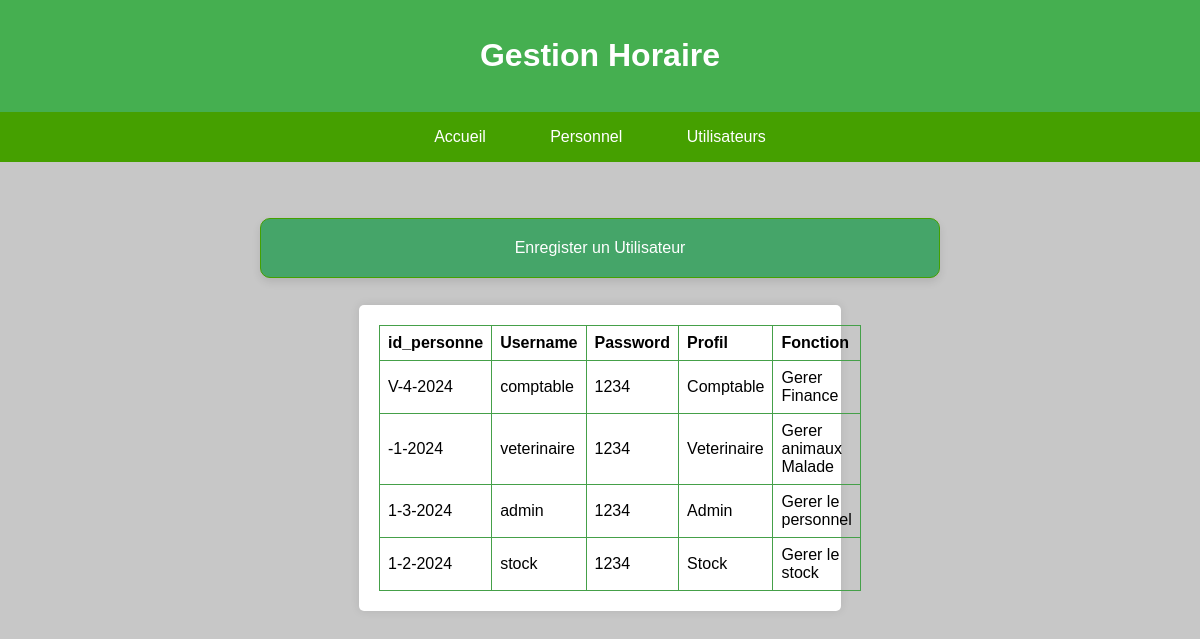
The app's page /admin/GestionUtilisateur/rechercheUtilisateur.php with its own data.
### tables this page shows
CREATE TABLE `utilisateur` (
  `ID` int(11) NOT NULL,
  `id_personne` varchar(60) NOT NULL,
  `username` varchar(25) NOT NULL,
  `password` varchar(25) NOT NULL,
  `profil` varchar(12) DEFAULT NULL,
  `fonction` varchar(20) NOT NULL
);

### admin/idToNom.php (called while the page is built)
<?php
function idToNom($connexion,$id_profil) {
    $sqlcountPersonne = "SELECT Nom FROM profil WHERE id_profil = ?";
    $stmtsqlcountPersonne = $connexion->prepare($sqlcountPersonne);
    $stmtsqlcountPersonne->execute([$id_profil]);
    return $stmtsqlcountPersonne->fetchColumn();
}
?>

### admin/GestionUtilisateur/rechercheUtilisateur.php (the view, shortened to what this page needs)
<!DOCTYPE html>
<html lang="en">
<head>
</head>
<body>
  <header>
    <h1>Gestion Horaire</h1>
  </header>
  <?php
    include("../subMenu.php");
  ?>
  <section>
    <div class="card1">
      <a href="operation.php">Enregister un Utilisateur</a>
    </div>
    <div class="table">
    <table>
            <tr>
              <th>id_personne</th>
              <th>Username</th>
              <th>Password</th>
              <th>Profil</th>
              <th>Fonction</th>
            </tr>
            <?php
                include("../connexion.php");
                $sql = "SELECT * FROM utilisateur";
                $stmtSelect = $connexion->prepare($sql);
                $stmtSelect ->execute();
                $utilisateurs = $stmtSelect->fetchAll(PDO::FETCH_ASSOC);
                include '../idToNom.php';
                foreach($utilisateurs as $utilisateur):
                $utilisateur['profil'] = idToNom($connexion,$utilisateur['profil'])
                ?>
            <tr>
                <td> <?php echo $utilisateur['id_personne'];?></td>
                <td> <?php echo $utilisateur['username'];?></td>
                <td> <?php echo $utilisateur['password'];?></td>
                <td> <?php echo $utilisateur['profil'];?></td>
                <td> <?php echo $utilisateur['fonction'];?></td>
            </tr>
            <?php
              endforeach;
            ?>
      </table>
      </div>
  </section>
</body>
</html>

### admin/GestionUtilisateur/rechercheUtilisateur.php (style rules this page uses)
body { font-family: 'Arial', sans-serif; margin: 0; padding: 0; background-color: #c7c7c7; }
header { background-color: #45aF50; color: #fff; text-align: center; padding: 1em; }
section { padding: 20px; margin-left: 20%; margin-right: 20%; margin-top: 3%; display: grid; }
.card1 { background-color: #45a569; border-radius: 10px; box-shadow: 0 4px 8px rgba(0, 0, 0, 0.1); padding: 20px; text-align: center; transition: transform 0.3s; border:1px solid #45a000; }
.card1 a { text-decoration: none; color: #fff; }
.table { width: 65%; padding: 20px; box-shadow: 0 0 10px rgba(0, 0, 0, 0.1); border-radius: 5px; background-color: #fff; margin: 4% auto; }
form table, .table table { width: 100%; border-collapse: collapse; border-radius: 20px; }
.table table td, .form table th, .table table th { border: 1px solid #45a049; padding: 8px; text-align: left; }

### records on screen
utilisateur: id_personne "V-4-2024", username "comptable", password "1234", profil "Comptable", fonction "Gerer Finance"
utilisateur: id_personne "-1-2024", username "veterinaire", password "1234", profil "Veterinaire", fonction "Gerer animaux Malade"
utilisateur: id_personne "1-3-2024", username "admin", password "1234", profil "Admin", fonction "Gerer le personnel"
utilisateur: id_personne "1-2-2024", username "stock", password "1234", profil "Stock", fonction "Gerer le stock"
